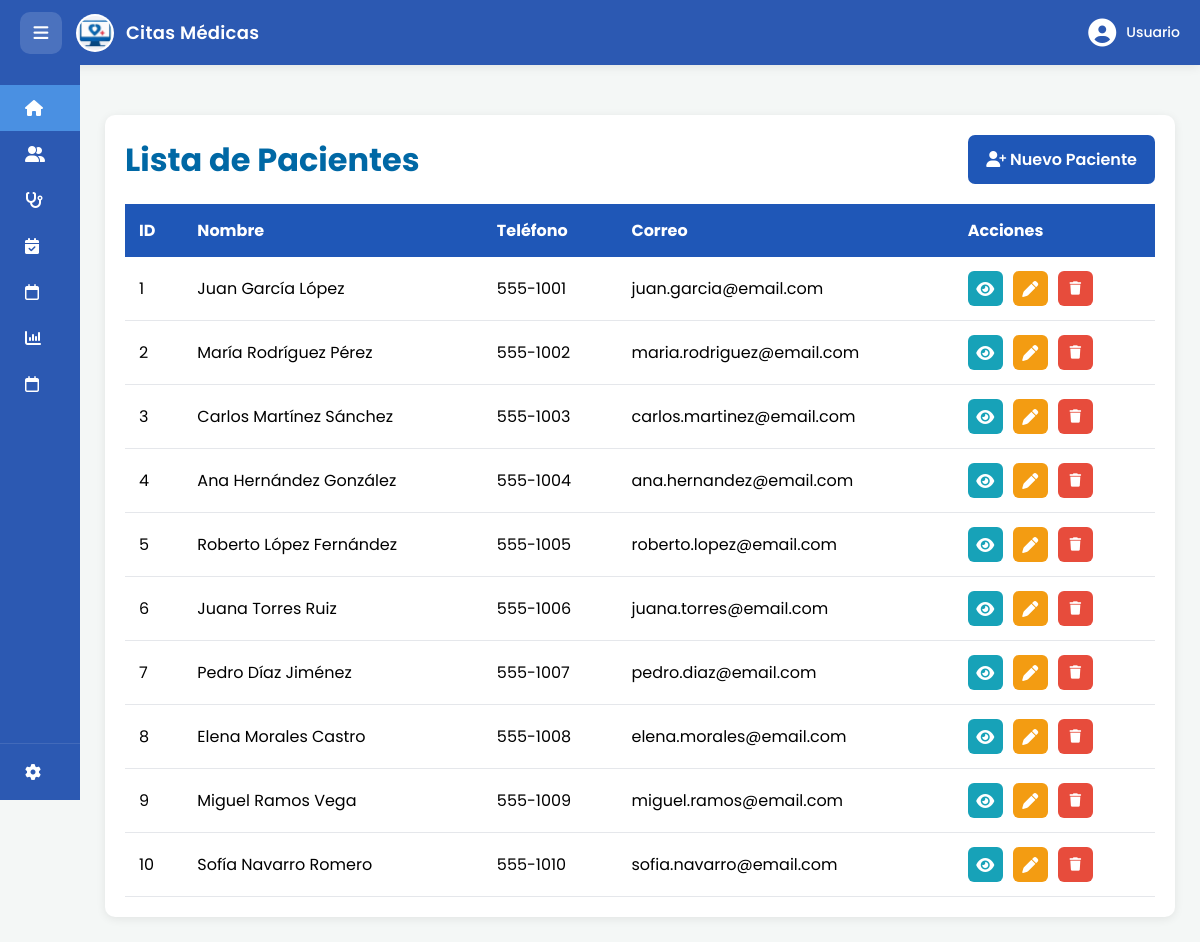
The page /app/views/pacientes/index.php on the database its author committed.
### tables this page shows
CREATE TABLE pacientes (
    id_paciente INT AUTO_INCREMENT PRIMARY KEY,
    nombre_paciente VARCHAR(100) NOT NULL,
    apellido_paciente VARCHAR(100) NOT NULL,
    correo_paciente VARCHAR(100) UNIQUE,
    telefono_paciente VARCHAR(15),
    fecha_nacimiento DATE,
    genero VARCHAR(20),
    direccion TEXT,
    numero_identificacion VARCHAR(20) UNIQUE NOT NULL,
    notas TEXT,
    fecha_registro TIMESTAMP DEFAULT CURRENT_TIMESTAMP
);

### app/models/Paciente.php (called while the page is built, shortened)
<?php
class Paciente {
    private $conexion;
    public function __construct($conexion){
        $this->conexion = $conexion;
    }
    public function obtenerTodos(){
        try {
            $sql = "
            SELECT * FROM pacientes
            ORDER BY fecha_registro DESC
            ";
            $stmt = $this->conexion->prepare($sql);
            $stmt->execute();
            return $stmt->fetchAll(PDO::FETCH_ASSOC);
        } catch (PDOException $e) {
            throw new Exception("Error al obtener pacientes: " . $e->getMessage());
        }
    }
}
?>

### app/controllers/PacienteController.php (called while the page is built, shortened)
<?php
require_once __DIR__ . '/../../config/conexion.php';
require_once __DIR__ . '/../models/Paciente.php';
$pacienteModel = new Paciente($conexion);
if(isset($_GET['accion'])){
    if($_GET['accion'] == 'listar'){
        try {
            $pacientes = $pacienteModel->obtenerTodos();
        } catch(Exception $e){
            if(!empty($_GET['ajax'])){
                header('Content-Type: application/json');
                echo json_encode(['success' => false, 'error' => $e->getMessage()]);
                exit();
            } else {
                $_SESSION['error'] = $e->getMessage();
            }
        }
    }
    }
?>

### app/views/pacientes/index.php (the view, shortened to what this page needs)
<?php
require_once '../../controllers/PacienteController.php';
$pacientes = $_SESSION['pacientes'] ?? [];
?>
<!DOCTYPE html>
<html lang="es">
<head>
    <link rel="stylesheet" href="../../../public/css/pacientes.css">
    <link rel="stylesheet" href="https://cdnjs.cloudflare.com/ajax/libs/font-awesome/6.5.1/css/all.min.css">
</head>
<body>
    <?php include __DIR__ . '/../layouts/header.php'; ?>
    <?php include __DIR__ . '/../layouts/sidebarPaciente.php'; ?>
    <div class="main-content table-container">
        <div class="patients-card">
            <div class="patients-header">
                <h1>Lista de Pacientes</h1>
                <a href="create.php" class="btn-add">
                    <i class="fa-solid fa-user-plus"></i> Nuevo Paciente
                </a>
            </div>
            <table>
                <thead>
                    <tr>
                        <th>ID</th>
                        <th>Nombre</th>
                        <th>Teléfono</th>
                        <th>Correo</th>
                        <th>Acciones</th>
                    </tr>
                </thead>
                <tbody>
                    <?php if (!empty($pacientes)): ?>
                        <?php foreach ($pacientes as $paciente): ?>
                            <tr>
                                <td><?php echo htmlspecialchars($paciente['id_paciente']); ?></td>
                                <td><?php echo htmlspecialchars($paciente['nombre_paciente'] . ' ' . $paciente['apellido_paciente']); ?></td>
                                <td><?php echo htmlspecialchars($paciente['telefono_paciente'] ?? 'No registrado'); ?></td>
                                <td><?php echo htmlspecialchars($paciente['correo_paciente'] ?? 'No registrado'); ?></td>
                                <td>
                                    <div class="actions">
                                        <a class="btn-action view" href="show.php?id=<?php echo $paciente['id_paciente']; ?>">
                                            <i class="fa-solid fa-eye"></i>
                                        </a>
                                        <a class="btn-action edit" href="edit.php?id=<?php echo $paciente['id_paciente']; ?>">
                                            <i class="fa-solid fa-pen"></i>
                                        </a>
                                        <form action="../../controllers/PacienteController.php" method="POST" style="display:inline;" onsubmit="return confirm('¿Estás seguro de que deseas eliminar este paciente?');">
                                            <button type="submit" class="btn-action delete">
                                                <i class="fa-solid fa-trash"></i>
                                            </button>
                                        </form>
                                    </div>
                                </td>
                            </tr>
                        <?php endforeach; ?>
                    <?php else: ?>
                        <tr>
                            <td colspan="5" style="text-align: center; color: #777;">No hay pacientes registrados en el sistema.</td>
                        </tr>
                    <?php endif; ?>
                </tbody>
            </table>
        </div>
    </div>
</body>
</html>

### public/css/pacientes.css (style rules this page uses)
* { margin: 0; padding: 0; box-sizing: border-box; font-family: "Poppins", sans-serif; }
body { display: flex; background-color: #f4f7f6; min-height: 100vh; margin: 0; overflow-x: hidden; }
.main-content { margin-left: 80px; padding: 25px; width: calc(100% - 80px); margin-top: 65px; transition: none; }

### app/views/pacientes/index.php (style rules this page uses)
.table-container { margin-top: 90px; padding: 25px; }
.patients-card { background: white; border-radius: 10px; padding: 20px; box-shadow: 0 2px 10px rgba(0, 0, 0, 0.08); }
.patients-header { display: flex; justify-content: space-between; align-items: center; margin-bottom: 20px; }
.patients-header h1 { color: #0068a5; }
.btn-add { background: #1f57b7; color: white; padding: 12px 18px; border-radius: 7px; text-decoration: none; font-weight: 600; }
table { width: 100%; border-collapse: collapse; }
table th { background: #1f57b7; color: white; padding: 14px; text-align: left; }
table td { padding: 14px; border-bottom: 1px solid #e5e7eb; }
.actions { display: flex; gap: 10px; }
.btn-action { width: 35px; height: 35px; border: none; border-radius: 6px; color: white; cursor: pointer; }
.view { background: #17a2b8; }
.edit { background: #f39c12; }
.delete { background: #e74c3c; }
.actions a { text-decoration: none; display: flex; justify-content: center; align-items: center; }

### rows shown on the page
pacientes: id_paciente "1", nombre_paciente+apellido_paciente "Juan García López", telefono_paciente "555-1001", correo_paciente "juan.garcia@email.com"
pacientes: id_paciente "2", nombre_paciente+apellido_paciente "María Rodríguez Pérez", telefono_paciente "555-1002", correo_paciente "maria.rodriguez@email.com"
pacientes: id_paciente "3", nombre_paciente+apellido_paciente "Carlos Martínez Sánchez", telefono_paciente "555-1003", correo_paciente "carlos.martinez@email.com"
pacientes: id_paciente "4", nombre_paciente+apellido_paciente "Ana Hernández González", telefono_paciente "555-1004", correo_paciente "ana.hernandez@email.com"
pacientes: id_paciente "5", nombre_paciente+apellido_paciente "Roberto López Fernández", telefono_paciente "555-1005", correo_paciente "roberto.lopez@email.com"
pacientes: id_paciente "6", nombre_paciente+apellido_paciente "Juana Torres Ruiz", telefono_paciente "555-1006", correo_paciente "juana.torres@email.com"
pacientes: id_paciente "7", nombre_paciente+apellido_paciente "Pedro Díaz Jiménez", telefono_paciente "555-1007", correo_paciente "pedro.diaz@email.com"
pacientes: id_paciente "8", nombre_paciente+apellido_paciente "Elena Morales Castro", telefono_paciente "555-1008", correo_paciente "elena.morales@email.com"
pacientes: id_paciente "9", nombre_paciente+apellido_paciente "Miguel Ramos Vega", telefono_paciente "555-1009", correo_paciente "miguel.ramos@email.com"
pacientes: id_paciente "10", nombre_paciente+apellido_paciente "Sofía Navarro Romero", telefono_paciente "555-1010", correo_paciente "sofia.navarro@email.com"
